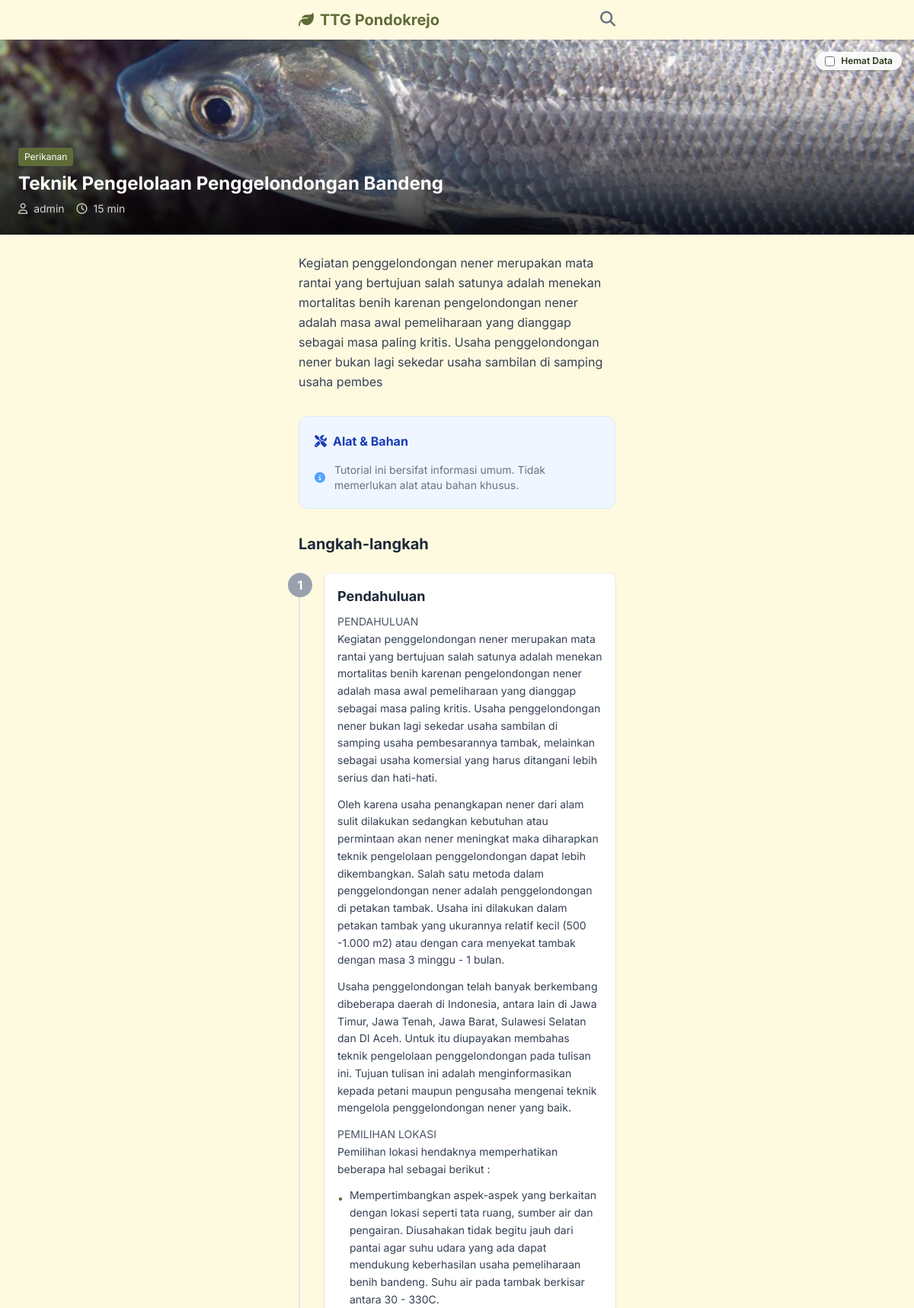
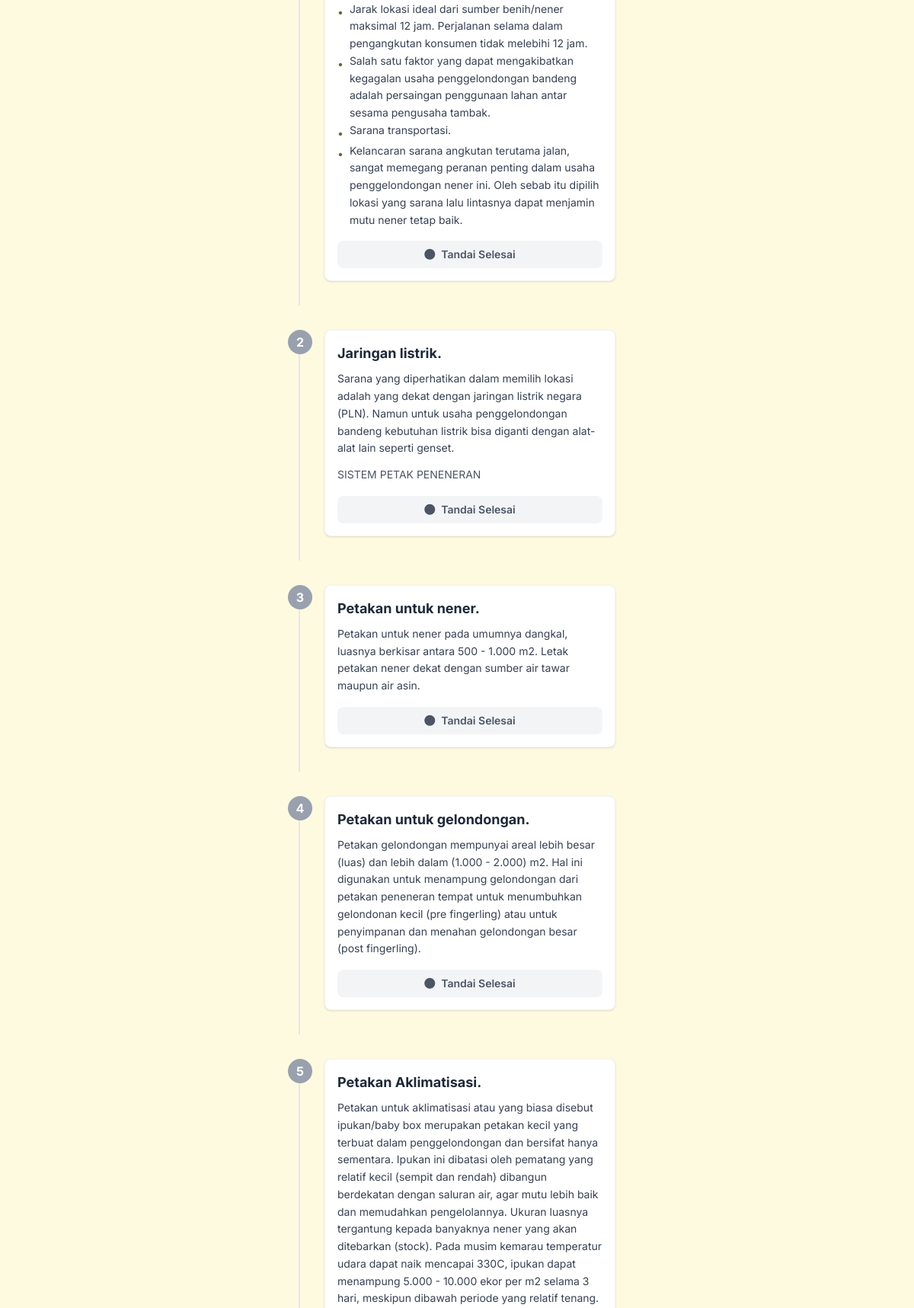
Screenshot of /tutorial.php?id=41 (upper part) with the database file from the repository (2 pictures, top to bottom).
### tables this page shows
CREATE TABLE tutorials (
            id INTEGER PRIMARY KEY AUTOINCREMENT,
            title TEXT NOT NULL,
            slug TEXT UNIQUE NOT NULL,
            description TEXT,
            difficulty TEXT, -- 'Easy', 'Medium', 'Hard'
            duration INTEGER, -- in minutes
            category_id INTEGER,
            author_id INTEGER,
            created_at DATETIME DEFAULT CURRENT_TIMESTAMP,
            view_count INTEGER DEFAULT 0,
            image_path TEXT, video_url TEXT, pdf_path TEXT, -- Main thumbnail
            FOREIGN KEY(category_id) REFERENCES categories(id),
            FOREIGN KEY(author_id) REFERENCES users(id)
        );

CREATE TABLE categories (
            id INTEGER PRIMARY KEY AUTOINCREMENT,
            name TEXT NOT NULL,
            icon_class TEXT -- e.g. fa-leaf for fontawesome or just text
        );

CREATE TABLE users (
            id INTEGER PRIMARY KEY AUTOINCREMENT,
            username TEXT UNIQUE NOT NULL,
            password_hash TEXT NOT NULL,
            role TEXT DEFAULT 'admin'
        );

CREATE TABLE steps (
            id INTEGER PRIMARY KEY AUTOINCREMENT,
            tutorial_id INTEGER NOT NULL,
            step_number INTEGER NOT NULL,
            title TEXT,
            content TEXT,
            image_path TEXT,
            FOREIGN KEY(tutorial_id) REFERENCES tutorials(id) ON DELETE CASCADE
        );

### public/tutorial.php (the view, shortened to what this page needs)
<?php
require_once __DIR__ . '/../includes/functions.php';
$pdo = connectDB();
$id = (int)$_GET['id'];
$stmt = $pdo->prepare("SELECT t.*, c.name as category_name, u.username as author_name
                       FROM tutorials t
                       JOIN categories c ON t.category_id = c.id
                       LEFT JOIN users u ON t.author_id = u.id
                       WHERE t.id = ?");
$stmt->execute([$id]);
$tutorial = $stmt->fetch();
$stmt = $pdo->prepare("SELECT * FROM steps WHERE tutorial_id = ? ORDER BY step_number ASC");
$stmt->execute([$id]);
$steps = $stmt->fetchAll();
$stmt = $pdo->prepare("SELECT * FROM materials WHERE tutorial_id = ?");
$stmt->execute([$id]);
$materials = $stmt->fetchAll();
require_once __DIR__ . '/../includes/header.php';
?>
<div x-data="{
    dataSaver: false,
    completedSteps: JSON.parse(localStorage.getItem('completed_steps_<?php echo $id; ?>') || '[]'),
    toggleStep(stepId) {
        if (this.completedSteps.includes(stepId)) {
            this.completedSteps = this.completedSteps.filter(id => id !== stepId);
        } else {
            this.completedSteps.push(stepId);
        }
        localStorage.setItem('completed_steps_<?php echo $id; ?>', JSON.stringify(this.completedSteps));
    },
    isCompleted(stepId) {
        return this.completedSteps.includes(stepId);
    }
}" class="pb-24">
    <div class="relative h-64 w-full bg-gray-200">
        <template x-if="!dataSaver">
            <img src="<?php echo BASE_URL . ($tutorial['image_path'] ?? '/assets/images/default.jpg'); ?>"
                 alt="<?php echo $tutorial['title']; ?>"
                 class="w-full h-full object-cover">
        </template>
        <div class="absolute top-4 right-4 bg-white/90 backdrop-blur rounded-full px-3 py-1 shadow-sm text-xs font-semibold">
             <label class="flex items-center gap-2 cursor-pointer">
                <input type="checkbox" x-model="dataSaver" class="form-checkbox text-primary rounded focus:ring-primary">
                <span>Hemat Data</span>
            </label>
        </div>
        <div class="absolute bottom-0 left-0 right-0 bg-gradient-to-t from-black/80 to-transparent p-6 pt-20">
            <span class="bg-primary text-white text-xs px-2 py-1 rounded mb-2 inline-block">
                <?php echo $tutorial['category_name']; ?>
            </span>
            <h1 class="text-2xl font-bold text-white leading-tight mb-2">
                <?php echo $tutorial['title']; ?>
            </h1>
            <div class="flex text-white/80 text-sm gap-4">
                <span><i class="far fa-user mr-1"></i> <?php echo $tutorial['author_name'] ?? 'Admin'; ?></span>
                <span><i class="far fa-clock mr-1"></i> <?php echo $tutorial['duration']; ?> min</span>
            </div>
        </div>
    </div>
    <div class="px-4 py-6 max-w-md mx-auto">
        <div class="mb-8 text-gray-700 leading-relaxed prose prose-sm max-w-none">
            <?php echo renderContent($tutorial['description']); ?>
        </div>
        <div class="bg-blue-50 rounded-xl p-5 mb-8 border border-blue-100">
            <h3 class="font-bold text-blue-800 mb-4 flex items-center">
                <i class="fas fa-tools mr-2"></i> Alat & Bahan
            </h3>
            <?php if(!empty($materials)): ?>
            <ul class="space-y-3">
                <?php foreach($materials as $mat): ?>
                <li class="flex items-start gap-3 text-sm text-gray-700 border-b border-blue-100 pb-2 last:border-0 last:pb-0">
                    <i class="fas fa-check-circle text-blue-400 mt-1"></i>
                    <div>
                        <span class="font-semibold block"><?php echo $mat['name']; ?> (<?php echo $mat['quantity']; ?>)</span>
                        <?php if($mat['local_source']): ?>
                            <span class="text-xs text-blue-600 block mt-0.5">
                                <i class="fas fa-map-marker-alt mr-1"></i> Tersedia di: <?php echo $mat['local_source']; ?>
                            </span>
                        <?php endif; ?>
                    </div>
                </li>
                <?php endforeach; ?>
            </ul>
            <?php else: ?>
            <div class="flex items-center gap-3 text-sm text-gray-500">
                <i class="fas fa-info-circle text-blue-400"></i>
                <span>Tutorial ini bersifat informasi umum. Tidak memerlukan alat atau bahan khusus.</span>
            </div>
            <?php endif; ?>
        </div>
        <div class="space-y-8">
            <h3 class="font-bold text-xl text-gray-800 mb-6">Langkah-langkah</h3>
            <?php foreach($steps as $index => $step): ?>
            <div class="relative pl-8 pb-8 border-l-2 border-gray-200 last:border-0">
                <div class="absolute -left-4 top-0 w-8 h-8 rounded-full flex items-center justify-center font-bold text-white transition-colors duration-300"
                     :class="isCompleted(<?php echo $step['id']; ?>) ? 'bg-primary' : 'bg-gray-400'">
                    <?php echo $step['step_number']; ?>
                </div>
                <div class="bg-white rounded-lg p-4 shadow-sm border border-gray-100 transition-all duration-300"
                     :class="isCompleted(<?php echo $step['id']; ?>) ? 'opacity-60 grayscale' : ''">
                    <h4 class="font-bold text-lg mb-2 text-gray-800"><?php echo $step['title']; ?></h4>
                    <div class="text-gray-600 text-sm mb-4 leading-relaxed">
                        <?php echo renderContent($step['content']); ?>
                    </div>
                    <button @click="toggleStep(<?php echo $step['id']; ?>)"
                            class="w-full py-2 rounded-lg text-sm font-semibold transition flex items-center justify-center gap-2"
                            :class="isCompleted(<?php echo $step['id']; ?>)
                                ? 'bg-green-100 text-green-700 hover:bg-green-200'
                                : 'bg-gray-100 text-gray-600 hover:bg-gray-200'">
                        <i class="fas" :class="isCompleted(<?php echo $step['id']; ?>) ? 'fa-check' : 'fa-circle'"></i>
                        <span x-text="isCompleted(<?php echo $step['id']; ?>) ? 'Selesai' : 'Tandai Selesai'"></span>
                    </button>
                </div>
            </div>
            <?php endforeach; ?>
        </div>
    </div>
</div>
<?php require_once __DIR__ . '/../includes/footer.php'; ?>

### includes/functions.php (shortened to what this page needs)
<?php
function cleanWordPressContent($content) {
    $content = preg_replace('/\[.+?\]/', '', $content);
    $content = str_replace('&nbsp;', ' ', $content);
    $content = preg_replace('/class="wp-image-\d+"/', '', $content);
    $content = preg_replace('/class="wp-block-list"/', '', $content);
    $content = preg_replace('/(<br\s*\/?>\s*){3,}/', '<br><br>', $content);
    $content = preg_replace('/<p>\s*<\/p>/', '', $content);
    $content = trim($content);
    return $content;
}
function renderContent($content) {
    $content = cleanWordPressContent($content);
    $content = preg_replace('/<p>\s*<ul>\s*<li>\s*<li>/i', '<ul><li>', $content);
    $content = preg_replace('/<\/li>\s*<\/li>\s*<\/ul>\s*<\/p>/i', '</li></ul>', $content);
    $content = preg_replace('/<li[^>]*>\s*(<br\s*\/?>\s*)*<\/li>/i', '', $content);
    $content = preg_replace('/<li>\s*<\/li>/i', '', $content);
    $content = preg_replace(
        '/<img\s+([^>]*)>/',
        '<img $1 class="w-full h-auto rounded-lg my-4 shadow-sm" loading="lazy">',
        $content
    );
    $content = preg_replace('/\s*style="[^"]*"/i', '', $content);
    $content = preg_replace(
        '/<p[^>]*>\s*Gambar\s+\d+\.?.*?<\/p>/i',
        '$0',
        $content
    );
    $content = preg_replace(
        '/^(Gambar\s+\d+\.?.*)$/m',
        '<p class="text-sm font-semibold text-gray-600 mt-4 mb-1 italic">$1</p>',
        $content
    );
    $content = preg_replace(
        '/^(Keterangan\s*(gambar|Gambar)\s*\d*)\s*:?\s*$/m',
        '<p class="text-sm font-bold text-gray-800 mt-3 mb-2">$1:</p>',
        $content
    );
    $content = preg_replace(
        '/<p[^>]*>\s*Keterangan\s*(gambar|Gambar)\s*\d*\s*:?\s*<\/p>/i',
        '<p class="text-sm font-bold text-gray-800 mt-3 mb-2">$0</p>',
        $content
    );
    $content = preg_replace(
        '/<ul[^>]*>/',
        '<ul class="space-y-1 ml-4 mb-4">',
        $content
    );
    $content = preg_replace(
        '/<li[^>]*>\s*(.*?)\s*<\/li>/s',
        '<li class="flex items-start gap-2 text-gray-700"><span class="text-primary mt-1 flex-shrink-0">•</span><span class="flex-1">$1</span></li>',
        $content
    );
    $content = preg_replace('/<p[^>]*>\s*<\/p>/i', '', $content);
    $content = preg_replace('/<p[^>]*>\s*<br\s*\/?>\s*<\/p>/i', '', $content);
    $content = preg_replace(
        '/<p[^>]*>(.*?)<\/p>/s',
        '<p class="mb-3 text-gray-700 leading-relaxed">$1</p>',
        $content
    );
    $content = preg_replace(
        '/<strong>/i',
        '<strong class="font-semibold text-gray-900">',
        $content
    );
    $content = preg_replace(
        '/<b>/i',
        '<b class="font-semibold text-gray-900">',
        $content
    );
    for ($i = 1; $i <= 3; $i++) {
        $size = $i === 1 ? 'text-xl' : ($i === 2 ? 'text-lg' : 'text-base');
        $content = preg_replace(
            "/<h{$i}([^>]*)>/i",
            "<h{$i}$1 class=\"{$size} font-bold text-gray-900 mt-6 mb-3\">",
            $content
        );
    }
    $content = preg_replace('/(<br\s*\/?>\s*){3,}/', '<br><br>', $content);
    $content = preg_replace('/<li[^>]*>\s*<\/li>/i', '', $content);
    $content = preg_replace('/<ul[^>]*>\s*<\/ul>/i', '', $content);
    return $content;
}
?>

### includes/header.php (style rules this page uses)
body { font-family: 'Inter', sans-serif; }

### rows the page displays
tutorials: image_path (picture), category.name "Perikanan", title "Teknik Pengelolaan Penggelondongan Bandeng", author.username "admin", duration "15", description "Kegiatan penggelondongan nener merupakan mata rantai yang bertujuan salah satunya adalah menekan mortalitas benih karenan pengelondongan nener adalah masa awal pemeliharaan yang dianggap sebagai masa paling kritis. Usaha penggelondongan nener bukan lagi sekedar usaha sambilan di samping usaha pembes"
steps: step_number "1", title "Pendahuluan", content "PENDAHULUAN Kegiatan penggelondongan nener merupakan mata rantai yang bertujuan salah satunya adalah menekan mortalitas benih karenan pengelondongan nener adalah masa awal pemeliharaan yang dianggap sebagai masa paling kritis. Usaha penggelondongan nener bukan lagi sekedar usaha sambilan di samping usaha pembesarannya tambak, melainkan sebagai usaha komersial yang harus ditangani lebih serius dan hati-hati. Oleh karena usaha penangkapan nener dari alam sulit dilakukan sedangkan kebutuhan atau permintaan akan nener meningkat maka diharapkan teknik pengelolaan penggelondongan dapat lebih dikembangkan. Salah satu metoda dalam penggelondongan nener adalah penggelondongan di petakan tambak.…"
steps: step_number "2", title "Jaringan listrik.", content "Sarana yang diperhatikan dalam memilih lokasi adalah yang dekat dengan jaringan listrik negara (PLN). Namun untuk usaha penggelondongan bandeng kebutuhan listrik bisa diganti dengan alat-alat lain seperti genset. SISTEM PETAK PENENERAN"
steps: step_number "3", title "Petakan untuk nener.", content "Petakan untuk nener pada umumnya dangkal, luasnya berkisar antara 500 - 1.000 m2. Letak petakan nener dekat dengan sumber air tawar maupun air asin."
steps: step_number "4", title "Petakan untuk gelondongan.", content "Petakan gelondongan mempunyai areal lebih besar (luas) dan lebih dalam (1.000 - 2.000) m2. Hal ini digunakan untuk menampung gelondongan dari petakan peneneran tempat untuk menumbuhkan gelondonan kecil (pre fingerling) atau untuk penyimpanan dan menahan gelondongan besar (post fingerling)."
steps: step_number "5", title "Petakan Aklimatisasi.", content "Petakan untuk aklimatisasi atau yang biasa disebut ipukan/baby box merupakan petakan kecil yang terbuat dalam penggelondongan dan bersifat hanya sementara. Ipukan ini dibatasi oleh pematang yang relatif kecil (sempit dan rendah) dibangun berdekatan dengan saluran air, agar mutu lebih baik dan memudahkan pengelolannya. Ukuran luasnya tergantung kepada banyaknya nener yang akan ditebarkan (stock). Pada musim kemarau temperatur udara dapat naik mencapai 330C, ipukan dapat menampung 5.000 - 10.000 ekor per m2 selama 3 hari, meskipun dibawah periode yang relatif tenang."
